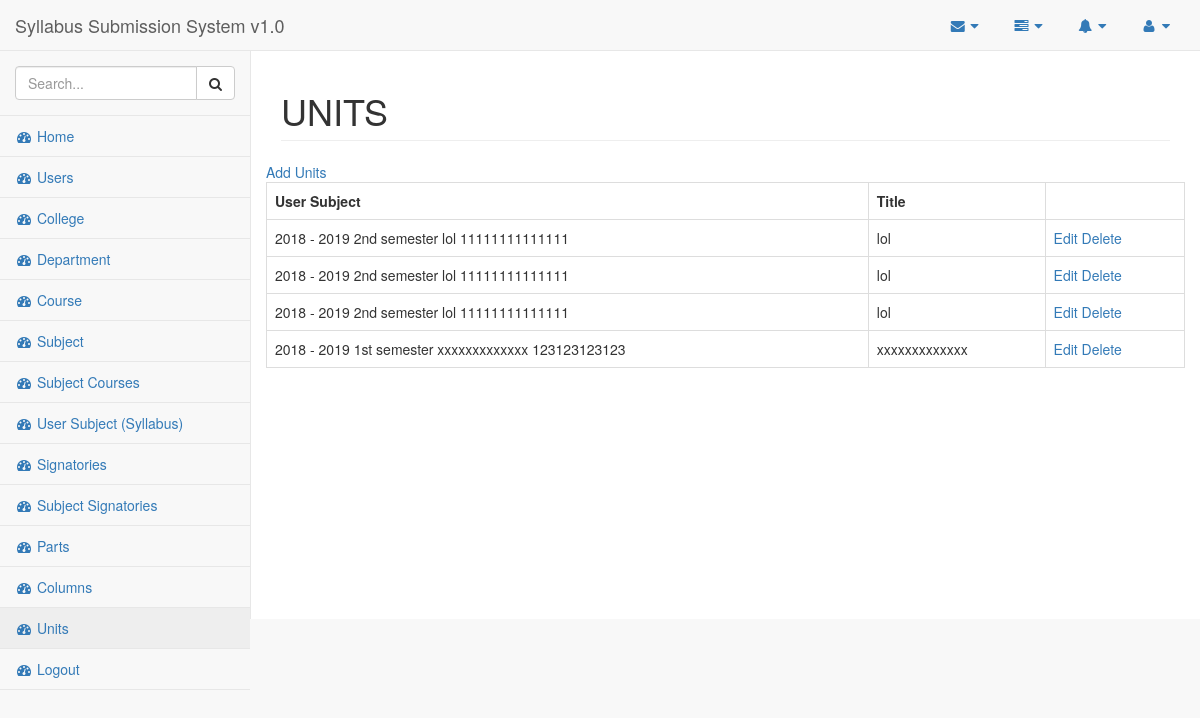
Page /?page=units (signed in) on the committed database.
### tables this page shows
CREATE TABLE `units` (
  `units_id` int(11) NOT NULL,
  `usersubject_id` int(11) DEFAULT NULL,
  `title` varchar(150) DEFAULT NULL
);

CREATE TABLE `usersubject` (
  `usersubject_id` int(11) NOT NULL,
  `subjectcourse_id` bigint(20) DEFAULT NULL,
  `user_id` bigint(20) DEFAULT NULL,
  `semester` varchar(20) DEFAULT NULL,
  `school_year` varchar(20) DEFAULT NULL,
  `title` varchar(255) NOT NULL,
  `revision_number` varchar(20) NOT NULL,
  `effective_date` datetime NOT NULL,
  `document_code` varchar(20) NOT NULL
);

### pages/units.php (the view, shortened to what this page needs)
<?php
$units = $DB->query( "SELECT us.school_year, us.semester,us.revision_number,us.title,s.subject_name, c.course_name,un.usersubject_id,un.units_id FROM units AS un LEFT JOIN usersubject AS us ON us.usersubject_id = un.usersubject_id LEFT JOIN  subjectcourse AS sc ON sc.subjectcourse_id = us.subjectcourse_id LEFT JOIN subject AS s ON s.subject_id = sc.subject_id LEFT JOIN course AS c ON c.course_id = sc.course_id " );
?>
<link><a href="<?php echo SITE_URL ?>/?page=add-new-units">Add Units </a></button>
<table class="table table-bordered">
<tr>
<th>User Subject</th>
<th>Title</th>
<th></th>
</tr>
<?php if( $units->num_rows ) { ?>
<?php while( $unit = $units->fetch_object() ) { ?>
<tr>
<td><?php echo $unit->school_year. " " .$unit->semester. " " .$unit->title. " " .$unit->revision_number ?></td>
<td><?php echo $unit->title ?></td>
<td>
	<a href="<?php echo SITE_URL ?>/?page=edit_units&units_id=<?php echo $unit->units_id ?>">Edit</a>
	<a href="<?php echo SITE_URL ?>/?action=delete_units&units_id=<?php echo $unit->units_id ?>" onclick="return confirm('Are you sure you want to delete this Units?');">Delete</a>
</td>
</tr>
<?php } ?>
<?php } else { ?>
<tr>
<td colspan="4">No current record.</td>
</tr>
<?php } ?>
</table>

### rows in the picture
units: usersubject.school_year "2018 - 2019", usersubject.semester "2nd semester", usersubject.title "lol", usersubject.revision_number "11111111111111"
units: usersubject.school_year "2018 - 2019", usersubject.semester "2nd semester", usersubject.title "lol", usersubject.revision_number "11111111111111"
units: usersubject.school_year "2018 - 2019", usersubject.semester "2nd semester", usersubject.title "lol", usersubject.revision_number "11111111111111"
units: usersubject.school_year "2018 - 2019", usersubject.semester "1st semester", usersubject.title "xxxxxxxxxxxxx", usersubject.revision_number "123123123123"
